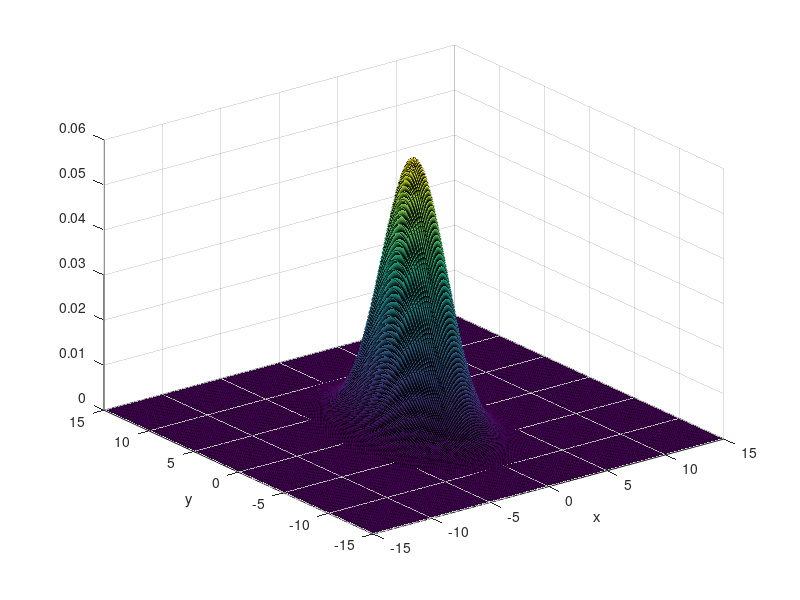

The MATLAB source for this figure:
close all; clear; clc;

Pi = [0,0];
step = 0.1;
size_x = 1.8;
size_y = 3;
[fx,fy] = meshgrid(-15:step:15);

%% position distribution
fzx = zeros(size(fx,1),size(fy,2));
sig1 = size_x;
sig2 = size_y;
rho = 0.1;

sig11 = sig1^2;
sig22 = sig2^2;
sig12 = rho * sig1 * sig2;
sig21 = rho * sig1 * sig2;
covar = [sig11, sig12;
         sig21, sig22];

fxi = 0;
fyi = 0;
V = 10.5;
for i = 1:size(fx,1)
    for j = 1:size(fy,2)
        z = ((fx(i,j)-fxi)*(fx(i,j)-fxi))/sig11 + ...
            ((fy(i,j)-fyi)*(fy(i,j)-fyi))/sig22 - ...
            2 * rho * (fx(i,j)-fxi) * (fy(i,j)-fyi)/(sig1*sig2);     
        den = 2 * pi * sig1 * sig2 * sqrt(1-rho^2);
        fzx(i,j) = exp(-z/(2*(1-rho^2)))/den;
    end
end

%% velocity estimation
fzxdot = zeros(size(fx,1),size(fy,2));
sig1 = size_x;
sig2 = size_y;
rho = 0.1;

sig11 = sig1^2;
sig22 = sig2^2;
sig12 = rho * sig1 * sig2;
sig21 = rho * sig1 * sig2;
covar = [sig11, sig12;
         sig21, sig22];

fxi = 0;
fyi = 0;
V = 10.5;
for i = 1:size(fx,1)
    for j = 1:size(fy,2)
        z = ((fx(i,j)-fxi)*(fx(i,j)-fxi))/sig11 + ...
            ((fy(i,j)-fyi)*(fy(i,j)-fyi))/sig22 - ...
            2 * rho * (fx(i,j)-fxi) * (fy(i,j)-fyi)/(sig1*sig2);     
        den = 2 * pi * sig1 * sig2 * sqrt(1-rho^2);
        fzxdot(i,j) = exp(-z/(2*(1-rho^2)))/den;
    end
end

%% final result 
fz = fzx + fzxdot;
surf(fx,fy,fz)
xlabel('x')
ylabel('y')

